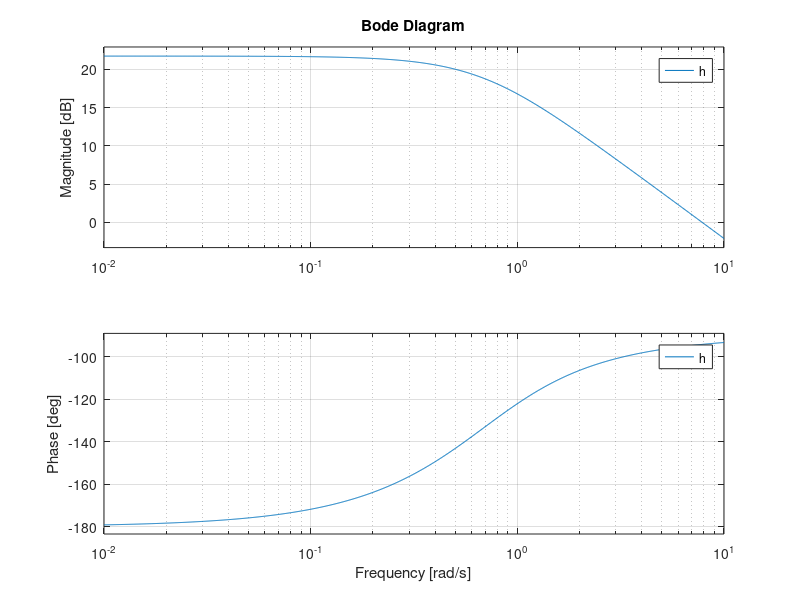

Here is the MATLAB script that generated this plot:
b = [7.839 -7.839];
a = [1 -1.562 0.6413];
h = tf(b, a);
bode(h);
[h,w] = freqz(b, a, 100);

%plot(w/pi, 20*log10(abs(h)));
% a oscillator and why??